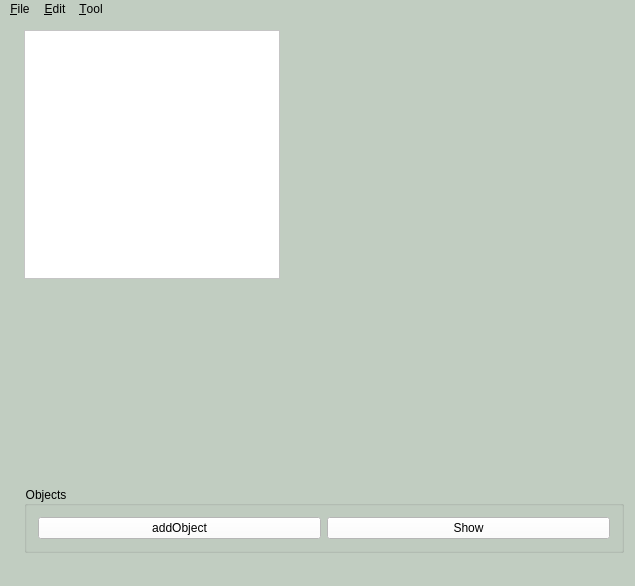
<?xml version="1.0" encoding="UTF-8"?>
<ui version="4.0">
 <class>MainWindow</class>
 <widget class="QMainWindow" name="MainWindow">
  <property name="geometry">
   <rect>
    <x>0</x>
    <y>0</y>
    <width>635</width>
    <height>586</height>
   </rect>
  </property>
  <property name="sizePolicy">
   <sizepolicy hsizetype="MinimumExpanding" vsizetype="MinimumExpanding">
    <horstretch>0</horstretch>
    <verstretch>0</verstretch>
   </sizepolicy>
  </property>
  <property name="mouseTracking">
   <bool>false</bool>
  </property>
  <property name="windowTitle">
   <string>MainWindow</string>
  </property>
  <property name="styleSheet">
   <string notr="true">background-color: #C1CDC1;</string>
  </property>
  <widget class="QWidget" name="centralWidget">
   <property name="sizePolicy">
    <sizepolicy hsizetype="Minimum" vsizetype="Minimum">
     <horstretch>0</horstretch>
     <verstretch>0</verstretch>
    </sizepolicy>
   </property>
   <property name="styleSheet">
    <string notr="true">background-color: #C1CDC1;</string>
   </property>
   <layout class="QHBoxLayout" name="horizontalLayout_3">
    <item>
     <widget class="QLabel" name="label_cursor">
      <property name="text">
       <string/>
      </property>
     </widget>
    </item>
    <item>
     <layout class="QVBoxLayout" name="verticalLayout_2">
      <item>
       <layout class="QHBoxLayout" name="horizontalLayout">
        <item>
         <widget class="QGraphicsView" name="graphicsView">
          <property name="enabled">
           <bool>true</bool>
          </property>
          <property name="sizePolicy">
           <sizepolicy hsizetype="Preferred" vsizetype="Preferred">
            <horstretch>0</horstretch>
            <verstretch>0</verstretch>
           </sizepolicy>
          </property>
          <property name="baseSize">
           <size>
            <width>0</width>
            <height>0</height>
           </size>
          </property>
          <property name="mouseTracking">
           <bool>true</bool>
          </property>
          <property name="tabletTracking">
           <bool>false</bool>
          </property>
          <property name="styleSheet">
           <string notr="true">background-color: white;</string>
          </property>
          <property name="sceneRect">
           <rectf>
            <x>0.000000000000000</x>
            <y>0.000000000000000</y>
            <width>0.000000000000000</width>
            <height>0.000000000000000</height>
           </rectf>
          </property>
          <property name="viewportUpdateMode">
           <enum>QGraphicsView::MinimalViewportUpdate</enum>
          </property>
          <property name="rubberBandSelectionMode">
           <enum>Qt::IntersectsItemShape</enum>
          </property>
         </widget>
        </item>
        <item>
         <widget class="ObjectOptions" name="objectOptions" native="true">
          <property name="sizePolicy">
           <sizepolicy hsizetype="MinimumExpanding" vsizetype="MinimumExpanding">
            <horstretch>0</horstretch>
            <verstretch>0</verstretch>
           </sizepolicy>
          </property>
          <property name="styleSheet">
           <string notr="true">
</string>
          </property>
         </widget>
        </item>
       </layout>
      </item>
      <item>
       <spacer name="horizontalSpacer">
        <property name="orientation">
         <enum>Qt::Horizontal</enum>
        </property>
        <property name="sizeType">
         <enum>QSizePolicy::MinimumExpanding</enum>
        </property>
        <property name="sizeHint" stdset="0">
         <size>
          <width>487</width>
          <height>20</height>
         </size>
        </property>
       </spacer>
      </item>
      <item>
       <layout class="QVBoxLayout" name="verticalLayout">
        <item>
         <layout class="QHBoxLayout" name="horizontalLayout_6">
          <item>
           <widget class="DrawingToolSelector" name="drawingToolSelector" native="true">
            <property name="sizePolicy">
             <sizepolicy hsizetype="MinimumExpanding" vsizetype="MinimumExpanding">
              <horstretch>0</horstretch>
              <verstretch>0</verstretch>
             </sizepolicy>
            </property>
           </widget>
          </item>
          <item>
           <widget class="ColorSelector" name="colorSelector" native="true">
            <property name="sizePolicy">
             <sizepolicy hsizetype="MinimumExpanding" vsizetype="MinimumExpanding">
              <horstretch>0</horstretch>
              <verstretch>0</verstretch>
             </sizepolicy>
            </property>
           </widget>
          </item>
         </layout>
        </item>
        <item>
         <widget class="QGroupBox" name="Objects">
          <property name="title">
           <string>Objects</string>
          </property>
          <layout class="QHBoxLayout" name="horizontalLayout_2">
           <item>
            <widget class="QPushButton" name="AddObject">
             <property name="styleSheet">
              <string notr="true">background-color: rgb(255, 255, 255);</string>
             </property>
             <property name="text">
              <string>addObject</string>
             </property>
            </widget>
           </item>
           <item>
            <widget class="QPushButton" name="Show">
             <property name="styleSheet">
              <string notr="true">background-color: rgb(255, 255, 255);</string>
             </property>
             <property name="text">
              <string>Show</string>
             </property>
            </widget>
           </item>
          </layout>
         </widget>
        </item>
       </layout>
      </item>
     </layout>
    </item>
   </layout>
  </widget>
  <widget class="QMenuBar" name="menuBar">
   <property name="geometry">
    <rect>
     <x>0</x>
     <y>0</y>
     <width>635</width>
     <height>21</height>
    </rect>
   </property>
   <widget class="QMenu" name="menuFile">
    <property name="title">
     <string>&amp;File</string>
    </property>
    <addaction name="actionOpen"/>
    <addaction name="actionSave"/>
    <addaction name="actionPrint"/>
   </widget>
   <widget class="QMenu" name="menuEdit">
    <property name="title">
     <string>&amp;Edit</string>
    </property>
    <addaction name="action_AddObject"/>
   </widget>
   <widget class="QMenu" name="menuTool">
    <property name="title">
     <string>&amp;Tool</string>
    </property>
    <addaction name="actionSelect"/>
    <addaction name="actionRectangle"/>
    <addaction name="actionCircle"/>
    <addaction name="actionPolygon"/>
   </widget>
   <addaction name="menuFile"/>
   <addaction name="menuEdit"/>
   <addaction name="menuTool"/>
  </widget>
  <widget class="QStatusBar" name="statusBar"/>
  <action name="actionOpen">
   <property name="text">
    <string>&amp;Open</string>
   </property>
   <property name="toolTip">
    <string>Ausgabe des gewählten Menüpunktes</string>
   </property>
  </action>
  <action name="actionSave">
   <property name="text">
    <string>&amp;Save</string>
   </property>
   <property name="toolTip">
    <string>Ausgabe des gewählten Menüpunktes</string>
   </property>
  </action>
  <action name="actionPrint">
   <property name="icon">
    <iconset resource="icons.qrc">
     <normaloff>:/Icons/print.png</normaloff>:/Icons/print.png</iconset>
   </property>
   <property name="text">
    <string>&amp;Print</string>
   </property>
   <property name="toolTip">
    <string>Ausgabe aller Objekte auf der Konsole</string>
   </property>
  </action>
  <action name="action_AddObject">
   <property name="icon">
    <iconset resource="icons.qrc">
     <normaloff>:/Icons/add.png</normaloff>:/Icons/add.png</iconset>
   </property>
   <property name="text">
    <string>&amp;AddObject</string>
   </property>
   <property name="shortcut">
    <string>+</string>
   </property>
  </action>
  <action name="actionSelect">
   <property name="checkable">
    <bool>true</bool>
   </property>
   <property name="icon">
    <iconset resource="icons.qrc">
     <normaloff>:/Icons/grabber.png</normaloff>:/Icons/grabber.png</iconset>
   </property>
   <property name="text">
    <string>&amp;Select</string>
   </property>
   <property name="toolTip">
    <string>Aktiviert das Auswahl - Werkzeug</string>
   </property>
   <property name="shortcut">
    <string>G</string>
   </property>
  </action>
  <action name="actionRectangle">
   <property name="checkable">
    <bool>true</bool>
   </property>
   <property name="icon">
    <iconset resource="icons.qrc">
     <normaloff>:/Icons/rectangle.png</normaloff>:/Icons/rectangle.png</iconset>
   </property>
   <property name="text">
    <string>&amp;Rectangle</string>
   </property>
   <property name="toolTip">
    <string>Aktiviert das Rechteck - Werkzeug</string>
   </property>
   <property name="shortcut">
    <string>R</string>
   </property>
  </action>
  <action name="actionCircle">
   <property name="checkable">
    <bool>true</bool>
   </property>
   <property name="icon">
    <iconset resource="icons.qrc">
     <normaloff>:/Icons/circle.png</normaloff>:/Icons/circle.png</iconset>
   </property>
   <property name="text">
    <string>&amp;Circle</string>
   </property>
   <property name="toolTip">
    <string>Aktiviert das Kreis - Werkzeug</string>
   </property>
   <property name="shortcut">
    <string>C</string>
   </property>
  </action>
  <action name="actionPolygon">
   <property name="checkable">
    <bool>true</bool>
   </property>
   <property name="icon">
    <iconset resource="icons.qrc">
     <normaloff>:/Icons/Polygon2.png</normaloff>:/Icons/Polygon2.png</iconset>
   </property>
   <property name="text">
    <string>&amp;Polygon</string>
   </property>
   <property name="toolTip">
    <string>Aktiviert das Polygon - Werkzeug</string>
   </property>
   <property name="shortcut">
    <string>P</string>
   </property>
  </action>
 </widget>
 <layoutdefault spacing="6" margin="11"/>
 <customwidgets>
  <customwidget>
   <class>DrawingToolSelector</class>
   <extends>QWidget</extends>
   <header>drawingtoolselector.h</header>
   <container>1</container>
  </customwidget>
  <customwidget>
   <class>ColorSelector</class>
   <extends>QWidget</extends>
   <header>colorselector.h</header>
   <container>1</container>
  </customwidget>
  <customwidget>
   <class>ObjectOptions</class>
   <extends>QWidget</extends>
   <header>objectoptions.h</header>
   <container>1</container>
  </customwidget>
 </customwidgets>
 <resources>
  <include location="icons.qrc"/>
 </resources>
 <connections/>
</ui>
